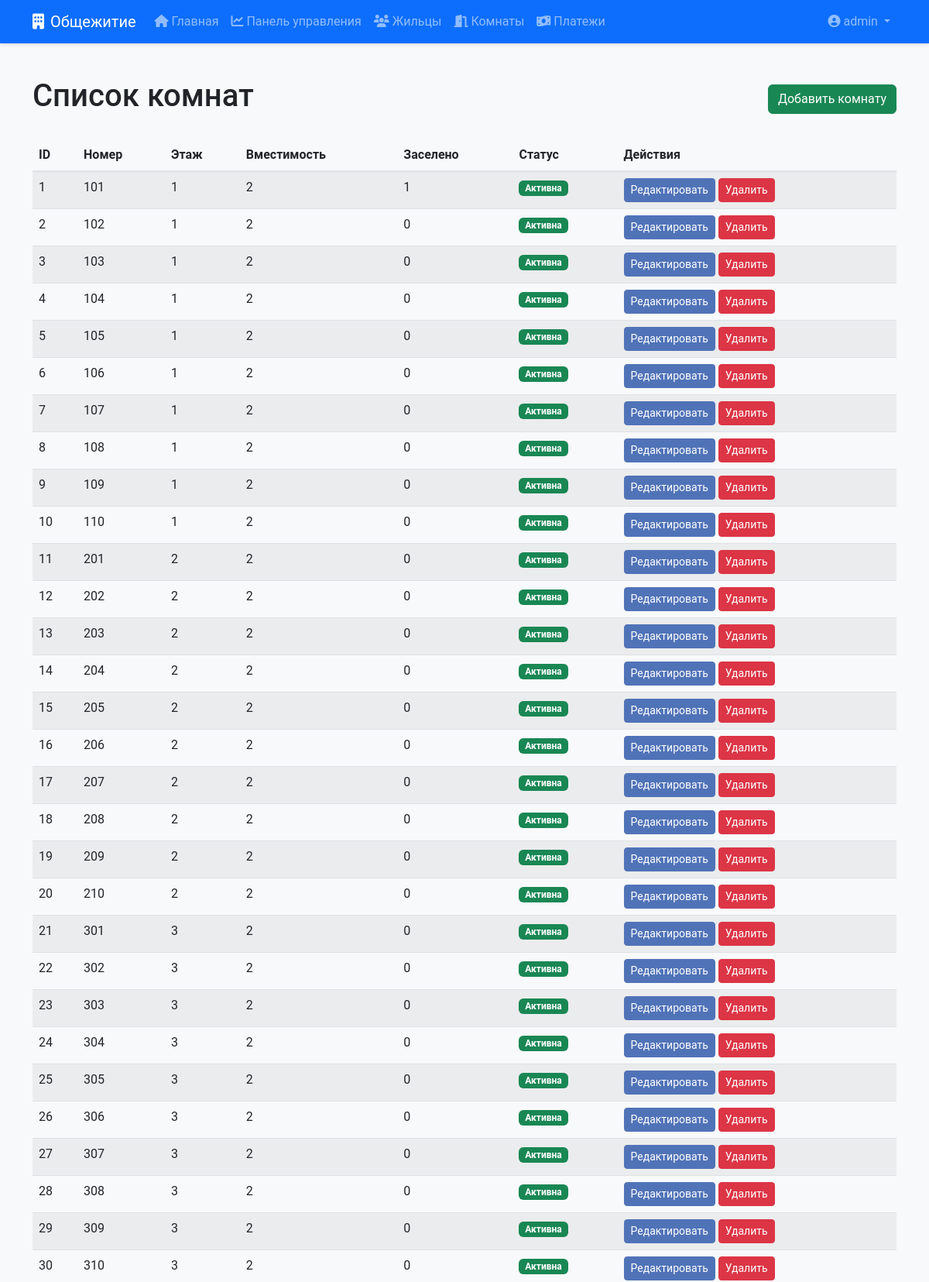
/rooms/ (signed in, upper part), run on the app's committed database.
### app/models.py (models this page shows, shortened)
class User(UserMixin, db.Model):
    id = db.Column(db.Integer, primary_key=True)
    username = db.Column(db.String(64), unique=True, index=True)
    email = db.Column(db.String(120), unique=True, index=True)
    password_hash = db.Column(db.String(128))
    is_admin = db.Column(db.Boolean, default=False)

class Room(db.Model):
    id = db.Column(db.Integer, primary_key=True)
    number = db.Column(db.String(10), unique=True, index=True)
    floor = db.Column(db.Integer)
    capacity = db.Column(db.Integer)
    is_active = db.Column(db.Boolean, default=True)
    residents = db.relationship('Resident', backref='room', lazy='dynamic')

### app/routes/rooms.py (the view)
@rooms_bp.route('/')
@login_required
def index():
    rooms = Room.query.all()
    return render_template('rooms/list.html', title='Комнаты', rooms=rooms)

### app.py (called while the page is built)
@app.context_processor
def inject_dates():
    return {
        'today': datetime.today().date(),
        'yesterday': (datetime.today() - timedelta(days=1)).date()
    }

### app/models.py (called while the page is built)
@login_manager.user_loader
def load_user(user_id):
    return User.query.get(int(user_id))

### templates/rooms/list.html
{% extends "base.html" %}
{% block content %}
<div class="d-flex justify-content-between align-items-center mb-4">
    <h1>Список комнат</h1>
    <a href="{{ url_for('rooms.add') }}" class="btn btn-success">Добавить комнату</a>
</div>
<div class="table-responsive">
    <table class="table table-striped">
        <thead>
            <tr>
                <th>ID</th>
                <th>Номер</th>
                <th>Этаж</th>
                <th>Вместимость</th>
                <th>Заселено</th>
                <th>Статус</th>
                <th>Действия</th>
            </tr>
        </thead>
        <tbody>
            {% for room in rooms %}
            <tr>
                <td>{{ room.id }}</td>
                <td>{{ room.number }}</td>
                <td>{{ room.floor }}</td>
                <td>{{ room.capacity }}</td>
                <td>{{ room.residents.count() }}</td>
                <td>
                    {% if room.is_active %}
                    <span class="badge bg-success">Активна</span>
                    {% else %}
                    <span class="badge bg-danger">Неактивна</span>
                    {% endif %}
                </td>
                <td>
                    <a href="{{ url_for('rooms.edit', id=room.id) }}" class="btn btn-sm btn-primary">Редактировать</a>
                    <a href="{{ url_for('rooms.delete', id=room.id) }}" class="btn btn-sm btn-danger" onclick="return confirm('Вы уверены?')">Удалить</a>
                </td>
            </tr>
            {% endfor %}
        </tbody>
    </table>
</div>
{% endblock %}

### templates/base.html (shortened to what this page needs)
<!DOCTYPE html>
<html lang="ru">
<head>
    <link rel="stylesheet" href="https://cdn.jsdelivr.net/npm/bootstrap@5.2.3/dist/css/bootstrap.min.css">
    <link rel="stylesheet" href="https://cdnjs.cloudflare.com/ajax/libs/font-awesome/6.4.0/css/all.min.css">
    <link rel="stylesheet" href="{{ url_for('static', filename='css/style.css') }}">
</head>
<body>
    <nav class="navbar navbar-expand-lg navbar-dark bg-primary">
        <div class="container">
            <a class="navbar-brand" href="{{ url_for('main.index') }}">
                <i class="fas fa-building me-2"></i>Общежитие
            </a>
            <div class="collapse navbar-collapse" id="navbarNav">
                <ul class="navbar-nav">
                    <li class="nav-item">
                        <a class="nav-link" href="{{ url_for('main.index') }}">
                            <i class="fas fa-home me-1"></i>Главная
                        </a>
                    </li>
                    {% if current_user.is_authenticated %}
                    <li class="nav-item">
                        <a class="nav-link" href="{{ url_for('main.dashboard') }}">
                            <i class="fas fa-chart-line me-1"></i>Панель управления
                        </a>
                    </li>
                    <li class="nav-item">
                        <a class="nav-link" href="{{ url_for('residents.index') }}">
                            <i class="fas fa-users me-1"></i>Жильцы
                        </a>
                    </li>
                    <li class="nav-item">
                        <a class="nav-link" href="{{ url_for('rooms.index') }}">
                            <i class="fas fa-door-open me-1"></i>Комнаты
                        </a>
                    </li>
                    <li class="nav-item">
                        <a class="nav-link" href="{{ url_for('payments.index') }}">
                            <i class="fas fa-money-bill-wave me-1"></i>Платежи
                        </a>
                    </li>
                    {% endif %}
                </ul>
                <ul class="navbar-nav ms-auto">
                    {% if current_user.is_authenticated %}
                    <li class="nav-item dropdown">
                        <a class="nav-link dropdown-toggle" href="#" id="navbarDropdown" role="button" data-bs-toggle="dropdown">
                            <i class="fas fa-user-circle me-1"></i>{{ current_user.username }}
                        </a>
                    </li>
                    {% endif %}
                </ul>
            </div>
        </div>
    </nav>
    <div class="container mt-4">
        {% block content %}{% endblock %}
    </div>
</body>
</html>

### static/css/style.css (style rules this page uses)
body { font-family: 'Roboto', 'Arial', sans-serif; display: flex; flex-direction: column; min-height: 100vh; background-color: #f8f9fa; padding-bottom: 20px; }
.navbar { margin-bottom: 20px; box-shadow: 0 2px 4px rgba(0,0,0,.1); }
.container { flex: 1; }
.btn-primary { background-color: #5073b8; border-color: #5073b8; }
.table { border-radius: 0.5rem; overflow: hidden; box-shadow: 0 2px 4px rgba(0,0,0,.05); }
.table th { background-color: #f8f9fa; border-bottom: 2px solid #dee2e6; }

### data on the page
User: username "admin"
Room: id "1", number "101", floor "1", capacity "2", residents.count "1", is_active "Активна"
Room: id "2", number "102", floor "1", capacity "2", residents.count "0", is_active "Активна"
Room: id "3", number "103", floor "1", capacity "2", residents.count "0", is_active "Активна"
Room: id "4", number "104", floor "1", capacity "2", residents.count "0", is_active "Активна"
Room: id "5", number "105", floor "1", capacity "2", residents.count "0", is_active "Активна"
Room: id "6", number "106", floor "1", capacity "2", residents.count "0", is_active "Активна"
Room: id "7", number "107", floor "1", capacity "2", residents.count "0", is_active "Активна"
Room: id "8", number "108", floor "1", capacity "2", residents.count "0", is_active "Активна"
Room: id "9", number "109", floor "1", capacity "2", residents.count "0", is_active "Активна"
Room: id "10", number "110", floor "1", capacity "2", residents.count "0", is_active "Активна"
Room: id "11", number "201", floor "2", capacity "2", residents.count "0", is_active "Активна"
Room: id "12", number "202", floor "2", capacity "2", residents.count "0", is_active "Активна"
Room: id "13", number "203", floor "2", capacity "2", residents.count "0", is_active "Активна"
Room: id "14", number "204", floor "2", capacity "2", residents.count "0", is_active "Активна"
Room: id "15", number "205", floor "2", capacity "2", residents.count "0", is_active "Активна"
Room: id "16", number "206", floor "2", capacity "2", residents.count "0", is_active "Активна"
Room: id "17", number "207", floor "2", capacity "2", residents.count "0", is_active "Активна"
Room: id "18", number "208", floor "2", capacity "2", residents.count "0", is_active "Активна"
Room: id "19", number "209", floor "2", capacity "2", residents.count "0", is_active "Активна"
Room: id "20", number "210", floor "2", capacity "2", residents.count "0", is_active "Активна"
Room: id "21", number "301", floor "3", capacity "2", residents.count "0", is_active "Активна"
Room: id "22", number "302", floor "3", capacity "2", residents.count "0", is_active "Активна"
Room: id "23", number "303", floor "3", capacity "2", residents.count "0", is_active "Активна"
Room: id "24", number "304", floor "3", capacity "2", residents.count "0", is_active "Активна"
Room: id "25", number "305", floor "3", capacity "2", residents.count "0", is_active "Активна"
Room: id "26", number "306", floor "3", capacity "2", residents.count "0", is_active "Активна"
Room: id "27", number "307", floor "3", capacity "2", residents.count "0", is_active "Активна"
Room: id "28", number "308", floor "3", capacity "2", residents.count "0", is_active "Активна"
Room: id "29", number "309", floor "3", capacity "2", residents.count "0", is_active "Активна"
Room: id "30", number "310", floor "3", capacity "2", residents.count "0", is_active "Активна"
